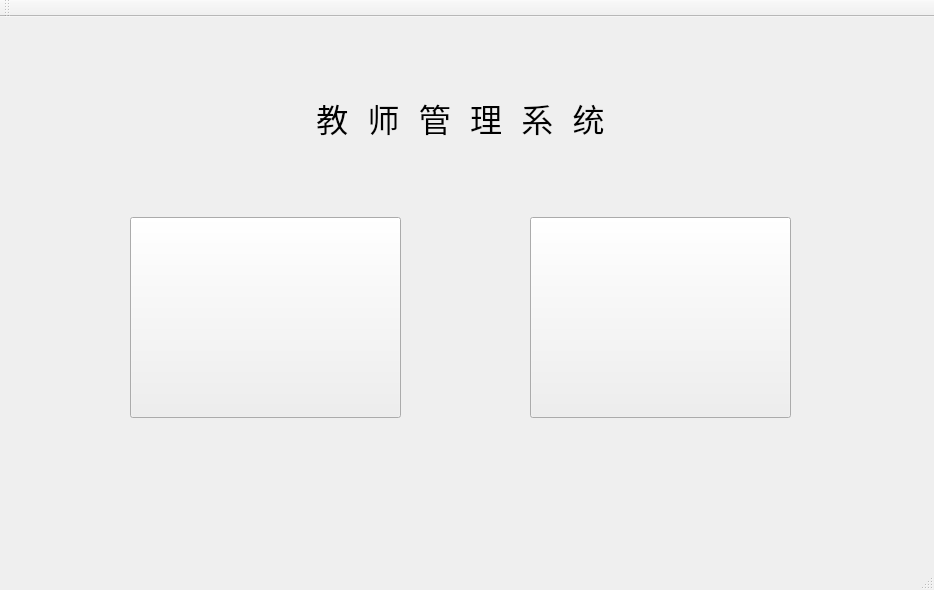
<?xml version="1.0" encoding="UTF-8"?>
<ui version="4.0">
 <class>teacher_system_MainWindow</class>
 <widget class="QMainWindow" name="teacher_system_MainWindow">
  <property name="geometry">
   <rect>
    <x>0</x>
    <y>0</y>
    <width>934</width>
    <height>590</height>
   </rect>
  </property>
  <property name="windowTitle">
   <string>teacher_system_MainWindow</string>
  </property>
  <property name="styleSheet">
   <string notr="true">background-image: url(:/new/prefix1/timg.jpg);</string>
  </property>
  <widget class="QWidget" name="centralWidget">
   <widget class="QPushButton" name="student_pushButton">
    <property name="geometry">
     <rect>
      <x>130</x>
      <y>200</y>
      <width>271</width>
      <height>201</height>
     </rect>
    </property>
    <property name="styleSheet">
     <string notr="true">border-image: url(:/new/prefix1/student.jpg);</string>
    </property>
    <property name="text">
     <string/>
    </property>
   </widget>
   <widget class="QPushButton" name="teacher_pushButton">
    <property name="geometry">
     <rect>
      <x>530</x>
      <y>200</y>
      <width>261</width>
      <height>201</height>
     </rect>
    </property>
    <property name="styleSheet">
     <string notr="true">border-image: url(:/new/prefix1/teacher.jpg);</string>
    </property>
    <property name="text">
     <string/>
    </property>
   </widget>
   <widget class="QLabel" name="title_label">
    <property name="geometry">
     <rect>
      <x>200</x>
      <y>60</y>
      <width>521</width>
      <height>81</height>
     </rect>
    </property>
    <property name="font">
     <font>
      <family>Consolas</family>
      <pointsize>24</pointsize>
     </font>
    </property>
    <property name="text">
     <string>教 师 管 理 系 统</string>
    </property>
    <property name="alignment">
     <set>Qt::AlignCenter</set>
    </property>
   </widget>
   <zorder>teacher_pushButton</zorder>
   <zorder>title_label</zorder>
   <zorder>student_pushButton</zorder>
  </widget>
  <widget class="QMenuBar" name="menuBar">
   <property name="geometry">
    <rect>
     <x>0</x>
     <y>0</y>
     <width>934</width>
     <height>26</height>
    </rect>
   </property>
  </widget>
  <widget class="QToolBar" name="mainToolBar">
   <attribute name="toolBarArea">
    <enum>TopToolBarArea</enum>
   </attribute>
   <attribute name="toolBarBreak">
    <bool>false</bool>
   </attribute>
  </widget>
  <widget class="QStatusBar" name="statusBar"/>
 </widget>
 <layoutdefault spacing="6" margin="11"/>
 <resources/>
 <connections/>
</ui>
